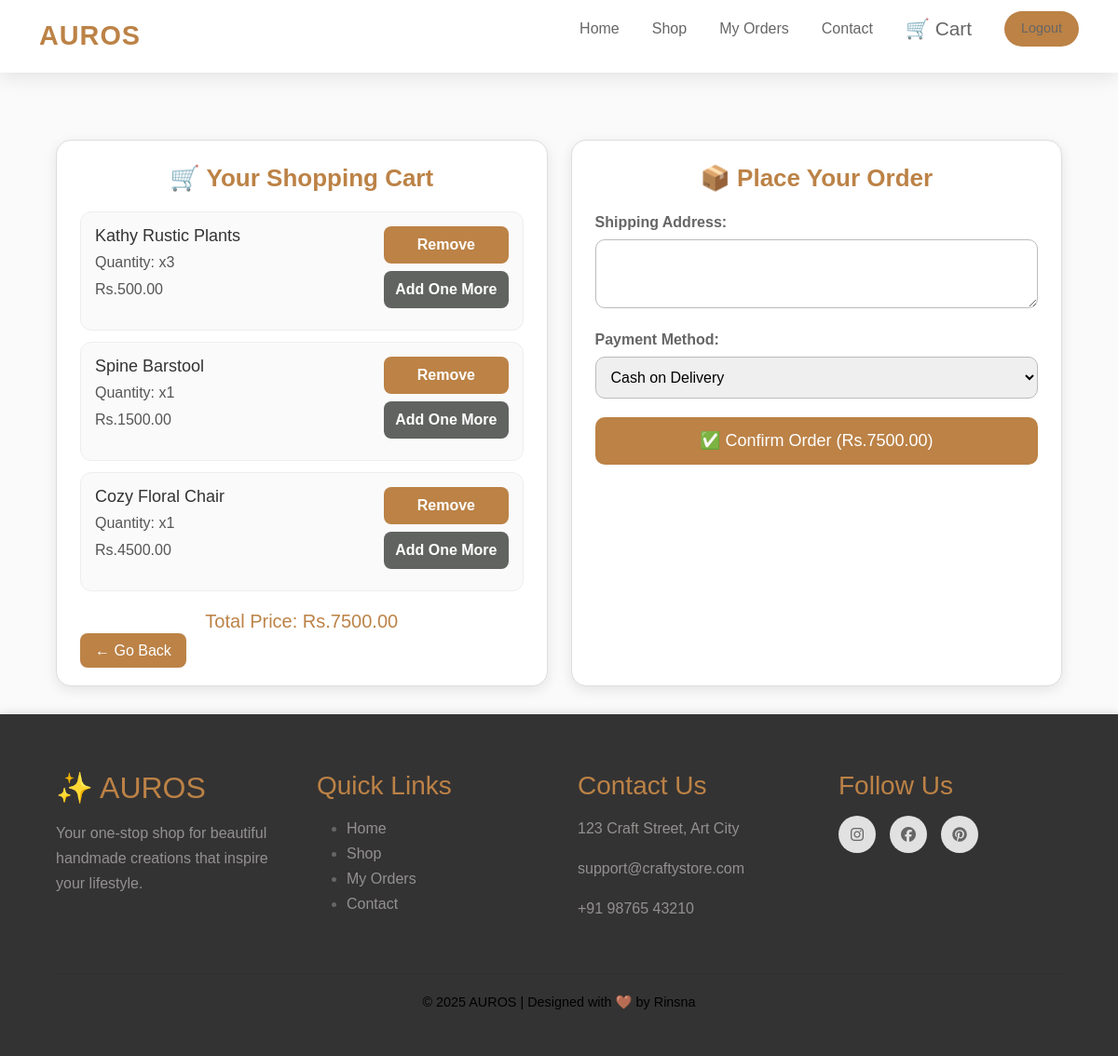
The page /view_cart/ (signed in) on the database its author committed.
### app4/models.py (models this page shows, shortened)
class Cart(models.Model):
    user=models.ForeignKey(User, on_delete=models.CASCADE)
    product=models.ForeignKey(Product, on_delete=models.CASCADE)
    quantity=models.IntegerField(default=1)

class Product(models.Model):
    name=models.CharField(max_length=100)
    price=models.DecimalField(max_digits=10,decimal_places=2)
    description=models.TextField()
    image=models.ImageField(upload_to='products/')

### app4/views.py (the view)
# urls.py: path('view_cart/',views.view_cart,name='view_cart'),
@login_required
def view_cart(request):
    cart_items=Cart.objects.filter(user=request.user)
    total_price=0
    for item in cart_items:
        total_price += item.product.price * item.quantity
    return render (request, 'view_cart.html', {'cart_items':cart_items,'total_price': total_price})

### app4/templates/view_cart.html (shortened to what this page needs)
{% extends "base.html" %}
{% load static %}
{% block extra_css %}
<link rel="stylesheet" href="{% static 'css/cart.css' %}">
{% endblock %}
{% block content %}
<div class="page-grid" style="margin-top: 150px;">
    <div class="cart-section card-box">
        <h2 class="section-title">🛒 Your Shopping Cart</h2>
        <ul class="cart-list">
            {% for item in cart_items %}
            <li class="cart-item">
                <div class="cart-left">
                    <h3 class="cart-name">{{ item.product.name }}</h3>
                    <p class="cart-qty">Quantity: x{{ item.quantity }}</p>
                    <p class="cart-price">Rs.{{ item.product.price }}</p>
                </div>
                <div class="cart-right">
                    <a class="btn-remove" href="{% url 'remove_from_cart' item.product.id %}">Remove</a>
                     <a class="btn-buy" href="{% url 'add_to_cart' item.product.id %}">Add One More</a>
                </div>
            </li>
            {% endfor %}
        </ul>
        <h3 class="cart-total">Total Price: Rs.{{ total_price }}</h3>
        <div class="cart-back-btn">
            <a href="{% url 'PRODUCTS' %}" class="btn-back">← Go Back</a>
        </div>
    </div>
    <div class="order-section card-box">
        <h2 class="section-title">📦 Place Your Order</h2>
        <form method="post" action="{% url 'place_order' %}">
            <label class="order-label">Shipping Address:</label>
            <textarea name="address" class="order-input" required></textarea>
            <label class="order-label">Payment Method:</label>
            <select name="payment_method" class="order-input" required>
                <option value="COD">Cash on Delivery</option>
            </select>
            <button type="submit" class="btn-order" id="confirm-btn">
            ✅ Confirm Order (Rs.{{ total_price }})
        </button>
        </form>
    </div>
</div>
{% endblock %}

### app4/static/css/styles.css (style rules this page uses)
* { margin: 0; padding: 0; box-sizing: border-box; }
html, body { max-height: 100%; scroll-behavior: smooth; }
body { font-family: 'Poppins', sans-serif; background-color: var(--bg); color: var(--text); display: flex; flex-direction: column; min-height: 100vh; transition: background 0.3s ease, color 0.3s ease; max-width: 100%; }
:root { --bg: #fafafa; --text: #666; --primary: #7d7c7a; --secondary:#bc8246; --accent: #ff9ec4; --nav-bg: rgba(255, 255, 255, 0.85); --footer-bg: #f4f4f6; --shadow: rgba(0, 0, 0, 0.1); }

### app4/static/css/cart.css (style rules this page uses)
.page-grid { margin-top: 10%; width: 90%; margin: 30px auto; display: grid; grid-template-columns: 1fr 1fr; gap: 25px; }
.card-box { background: white; padding: 25px; border-radius: 16px; border: 1px solid #ddd; box-shadow: 0 4px 14px rgba(0,0,0,0.09); }
.section-title { color: #bc8246; text-align: center; margin-bottom: 20px; font-size: 26px; font-weight: bold; }
.cart-list { list-style: none; padding: 0; }
.cart-item { display: flex; justify-content: space-between; background: #fafafa; border-radius: 12px; padding: 15px; margin-bottom: 12px; border: 1px solid #eee; }
.cart-name { margin: 0; font-size: 18px; color: #333; }
.cart-qty, .cart-price { margin: 5px 0; color: #555; }
.btn-remove, .btn-buy { display: block; margin-bottom: 8px; padding: 8px 12px; border-radius: 8px; text-decoration: none; text-align: center; font-weight: 600; }
.btn-remove { background: #bc8246; color: white; }
.btn-buy { background: #606360; color: white; }
.cart-total { color: #bc8246; font-size: 20px; margin-top: 20px; text-align: center; }
.btn-back { text-decoration: none; padding: 10px 16px; background: #bc8246; color: white; border-radius: 8px; }
.order-label { font-weight: 600; margin-top: 15px; display: block; }
.order-input { width: 100%; padding: 12px; margin-top: 6px; border-radius: 10px; border: 1px solid #bbb; }
.btn-order { margin-top: 20px; width: 100%; padding: 12px; background: #bc8246; color: white; border: none; border-radius: 10px; font-size: 18px; cursor: pointer; }

### rows shown on the page
Cart: product.name "Kathy Rustic Plants", quantity "3", product.price "500.00"
Cart: product.name "Spine Barstool", quantity "1", product.price "1500.00"
Cart: product.name "Cozy Floral Chair", quantity "1", product.price "4500.00"

### other values the page prints
{{ total_price }} "7500.00"
